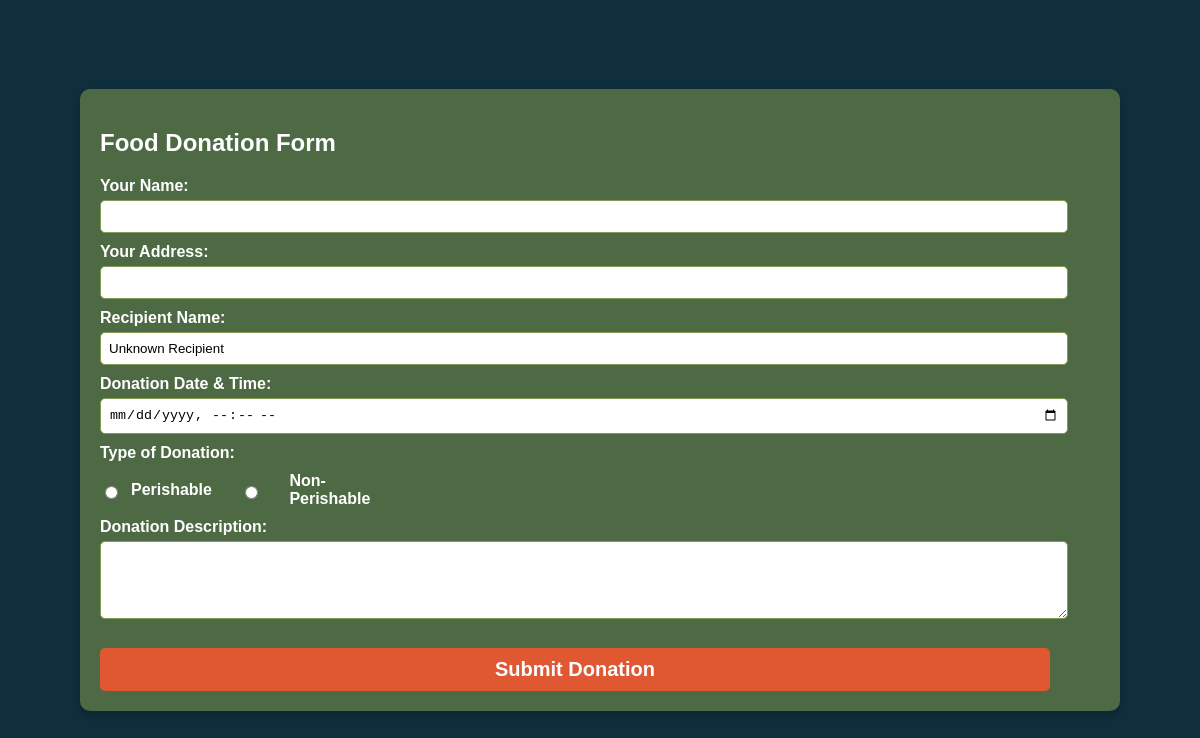
/donate?recipient_id=2, run on an earlier commit of the app's database.
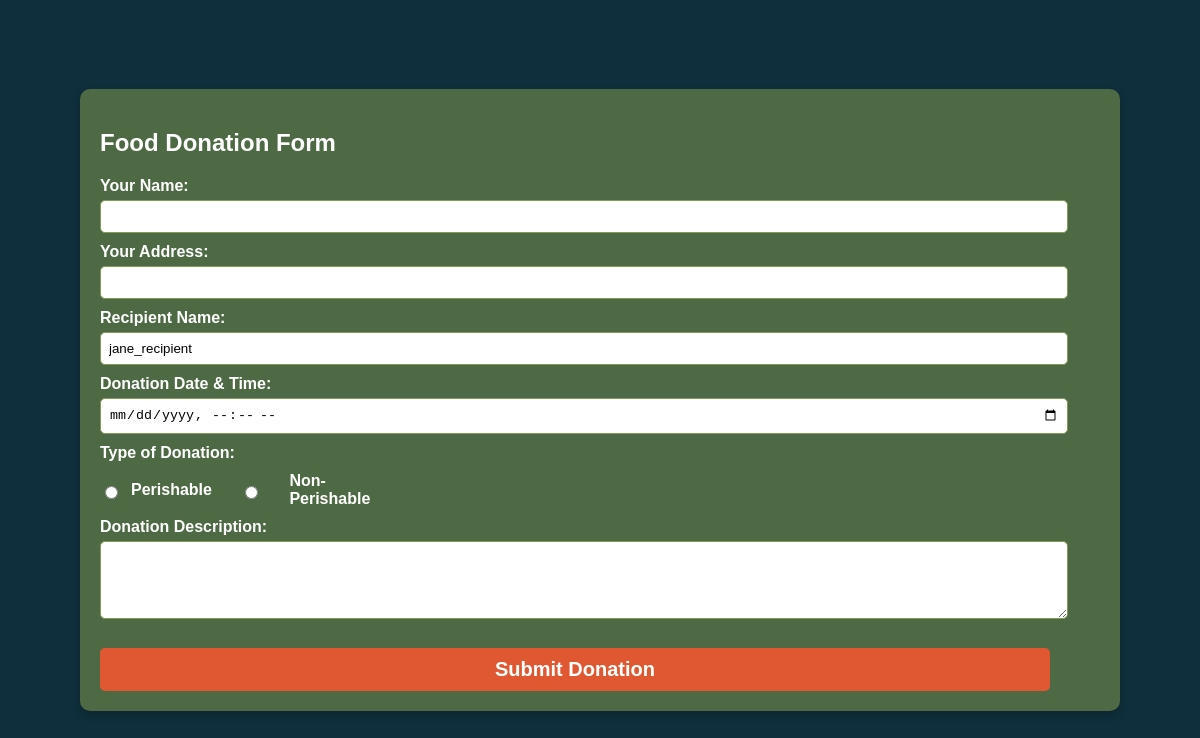
And on a later commit of the database.
### tables this page shows
CREATE TABLE users (
    user_id INTEGER PRIMARY KEY AUTOINCREMENT,
    username TEXT UNIQUE NOT NULL,
    password TEXT NOT NULL,
    address TEXT NOT NULL,
    email TEXT UNIQUE NOT NULL,
    account_type TEXT CHECK(account_type IN ('donor', 'recipient', 'admin')) NOT NULL,
    bio TEXT,  -- New column for bio
    latitude REAL,  -- New column for latitude
    longitude REAL  -- New column for longitude
);

### app.py (the view)
@app.route("/donate")
def donate():
    recipient_id = request.args.get("recipient_id")
    if not recipient_id or recipient_id == "undefined":  # Handle missing or undefined IDs
        return "Invalid recipient ID", 400  # Return an error response
    conn = sqlite3.connect("feedforward.db")
    cursor = conn.cursor()
    cursor.execute("SELECT username FROM users WHERE user_id = ?", (recipient_id,))
    recipient = cursor.fetchone()
    conn.close()
    recipient_name = recipient[0] if recipient else "Unknown Recipient"
    return render_template("donorform.html", recipient_id=recipient_id, recipient_name=recipient_name)

### templates/donorform.html (shortened to what this page needs)
<!DOCTYPE html>
<html lang="en">
<head>
</head>
<body>
    <div class="container">
        <h2>Food Donation Form</h2>
        <form action="/submit_donation" method="POST">
            <label for="name">Your Name:</label>
            <input type="text" id="name" name="donor_name" required>
            <label for="address">Your Address:</label>
            <input type="text" id="address" name="donor_address" required>
            <label for="recipient">Recipient Name:</label>
            <input type="text" id="recipient" name="recipient_name" value="{{ recipient_name }}" readonly>
            <label for="donation_datetime">Donation Date & Time:</label>
            <input type="datetime-local" id="donation_datetime" name="donation_datetime" required>
            <label>Type of Donation:</label>
            <div class="radio-group">
                <label><input type="radio" name="donation_type" value="Perishable" required> Perishable</label>
                <label><input type="radio" name="donation_type" value="Non-Perishable" required> Non-Perishable</label>
            </div>
            <label for="description">Donation Description:</label>
            <textarea id="description" name="donation_description" rows="4" required></textarea>
            <button type="submit"><strong>Submit Donation</strong></button>
        </form>
    </div>
</body>
</html>

### templates/donorform.html (style rules this page uses)
body { font-family: Arial, sans-serif; background-color: #0F2F3C; background-image: url(https://img.freepik.com/free-photo/top-view-assortment-organic-vegetables_23-2148479118.jpg?t=st=1739405393~exp=1739408993~hmac=72ecc09726d3ad9babb32f9a4fba23ada1b6c61240ed05af1459c6b718d2bc55&w=1380); color: #FFFFFF; display: flex; justify-content: center; align-items: center; height: 100vh; margin: 0; }
.container { background-color: #4E6A44; padding: 20px; border-radius: 10px; width: 100%; max-width: 1000px; box-shadow: 0 4px 8px rgba(0, 0, 0, 0.2); }
label { font-weight: bold; display: block; margin-top: 10px; }
input, textarea, select { width: 95%; padding: 8px; margin-top: 5px; border: 1px solid #849B53; border-radius: 5px; }
.radio-group { display: flex; gap: 10px; margin-top: 0px; }
.radio-group label { display: flex; align-items: center; gap: 10px; }
button { background-color: #E05832; color: #FFFFFF; border: none; padding: 10px; margin-top: 25px; width: 95%; border-radius: 5px; cursor: pointer; font-size: 20px; }

What changed in the data, as far as the page shows it:
added users: recipient_name "jane_recipient"
Also different on the page:
form field recipient_name: "Unknown Recipient" → (not shown)
